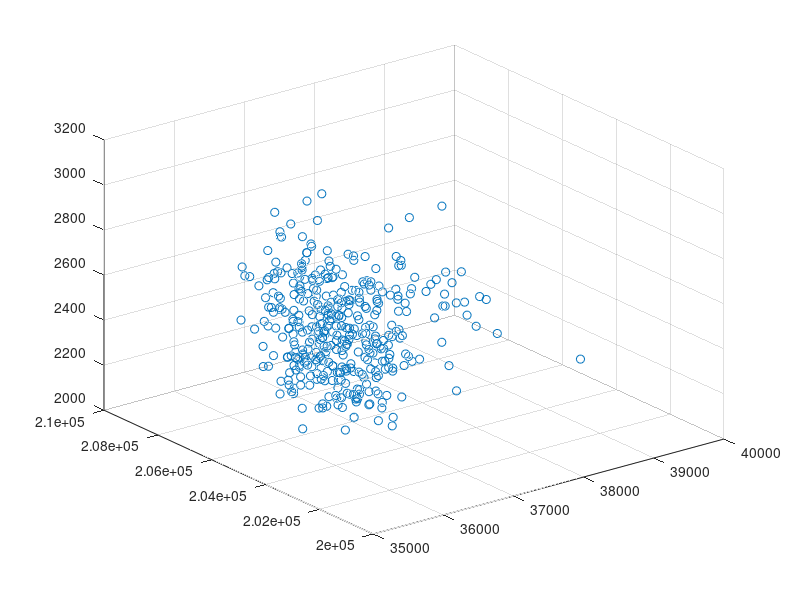

Write the MATLAB code that produced this figure. (Note: this script raises an error after producing the figure.)





%% PLOTTING HIGHEST PERFORMING 3D


% POPULATION SIZE
POPULATION_SIZE = 400;


% LOAD DATA
load('ANALYSIS.mat');
load('RESULTS.mat');
INDEX = ANALYSIS.TYPE6.INDEX_LOW_MAKE;
POPULATION = UNIVERSE(INDEX).POPULATION;
% PREALLOCATION OF OBJECTS
x = zeros(POPULATION_SIZE, 1, 'uint32');
y = zeros(POPULATION_SIZE, 1, 'uint32');
z = zeros(POPULATION_SIZE, 1, 'uint32');

i = 1;
while i <= POPULATION_SIZE
	x(i) = POPULATION(i).TOTAL_MAKESPAN_TIME;
	y(i) = POPULATION(i).TOTAL_PROCESSING_TIME;
    z(i) = POPULATION(i).TOTAL_CON_SWIT_TIME;
    % INCREMENT
    i = i + 1;
end

% PLOT
s = scatter3(x,y,z);
s.SizeData = 60;
s.MarkerEdgeColor = [0 0 0];
s.LineWidth = 1;

colormap(gcf,hot)
colorbar
view(40,35)

title('3D PLOT OF POPULATION')

xlabel('TOTAL PROCESSING TIME');
ylabel('TOTAL MAKESPAN TIME');
zlabel('CONTEXT SWITCHING TIME');
